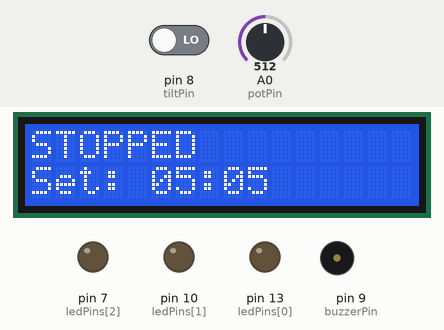
A sketch run on a simulated Arduino Uno, built with avr-gcc and run on an emulated ATmega328P. On the bench: 16×2 character LCD, output pins drawn as LEDs (lit = HIGH), buzzer (waves = sounding, pin HIGH). Inputs (shaded band) come from the test bench; at power-on: pin 8 (tiltPin) LOW, A0 (potPin) = 512.

Above: at 1.2 s.
1.3 s: pin 8 (tiltPin) driven HIGH
At 3.1 s:
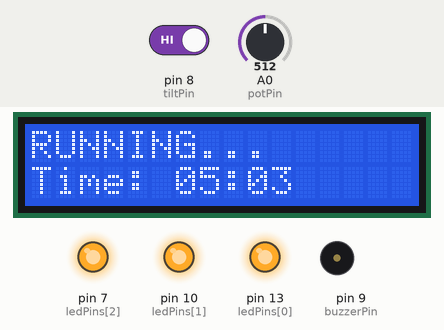
At 4.0 s:
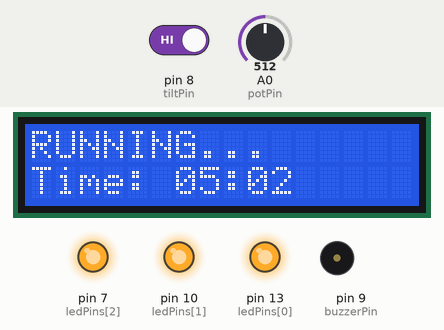
Timing chart, 0 to 5.5 s (numbered marks = the images above; inputs shaded):
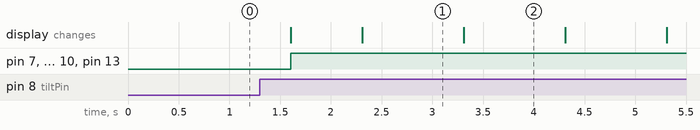

The sketch:

DigitalHourglass.ino
```cpp
#include <LiquidCrystal.h>
#include "HourglassUtils.h"


LiquidCrystal lcd(12, 11, 5, 4, 3, 2);
const int tiltPin = 8;
const int buzzerPin = 9;
const int potPin = A0;
const int ledPins[] = {13, 10, 7};
const int numLeds = 3;


bool isRunning = false;
unsigned long totalStartSeconds = 0;
unsigned long remainingMillis = 0;
unsigned long previousMillis = 0;

void setup() {
  lcd.begin(16, 2);
  pinMode(tiltPin, INPUT);
  pinMode(buzzerPin, OUTPUT);
  for (int i = 0; i < numLeds; i++) pinMode(ledPins[i], OUTPUT);
}

void loop() {
  if (!isRunning) {
    // STOPPED STATE
    int potVal = analogRead(potPin);
    totalStartSeconds = map(potVal, 0, 1023, 10, 600);

    lcd.setCursor(0, 0);
    lcd.print("STOPPED       ");
    lcd.setCursor(0, 1);
    formatTime(totalStartSeconds); // Using external utility function
    lcd.print("Set: ");
    lcd.print(timeString);
    lcd.print("      ");

    if (digitalRead(tiltPin) == HIGH) {
      isRunning = true;
      remainingMillis = totalStartSeconds * 1000ULL;
      previousMillis = millis();
      delay(300);
    }
  }
  else {
    // RUNNING STATE
    unsigned long currentMillis = millis();
    unsigned long delta = currentMillis - previousMillis;
    previousMillis = currentMillis;

    remainingMillis = (remainingMillis > delta) ? (remainingMillis - delta) : 0;

    lcd.setCursor(0, 0);
    lcd.print("RUNNING...     ");
    lcd.setCursor(0, 1);
    formatTime(remainingMillis / 1000);
    lcd.print("Time: ");
    lcd.print(timeString);

    //  LEDs
    float progress = (float)remainingMillis / (totalStartSeconds * 1000.0);
    digitalWrite(ledPins[0], progress > 0.66);
    digitalWrite(ledPins[1], progress > 0.33);
    digitalWrite(ledPins[2], progress > 0.01);

    if (remainingMillis == 0) {
      playFinishTune();
      isRunning = false;
    }
  }
}

void playFinishTune() {
  lcd.clear();
  lcd.print("FINISHED!");
  for (int i = 0; i < 3; i++) {
    tone(buzzerPin, 1500);
    delay(200);
    noTone(buzzerPin);
    delay(100);
  }
}
```

HourglassUtils.cpp
```cpp
#include "HourglassUtils.h"
#include <stdio.h>

// Define the global buffer
char timeString[6];

void formatTime(unsigned long seconds) {
    int m = seconds / 60;
    int s = seconds % 60;

    // snprintf is safer than sprintf because it prevents buffer overflows
    snprintf(timeString, sizeof(timeString), "%02d:%02d", m, s);
}
```

HourglassUtils.h
```cpp
#ifndef HOURGLASS_UTILS_H
#define HOURGLASS_UTILS_H

#include <Arduino.h>

extern char timeString[6];

// Function prototype for the utility function
void formatTime(unsigned long seconds);

#endif
```

Measured:
- after the input at 1.3 s, pin 7 (ledPins[2]), pin 10 (ledPins[1]), pin 13 (ledPins[0]): LOW → HIGH after 0.31 s; the display: first changes after 0.31 s (image 1 shows a later state)
- what the display in image 1 shows lasts 1.0 s, from 2.3 s to 3.3 s
